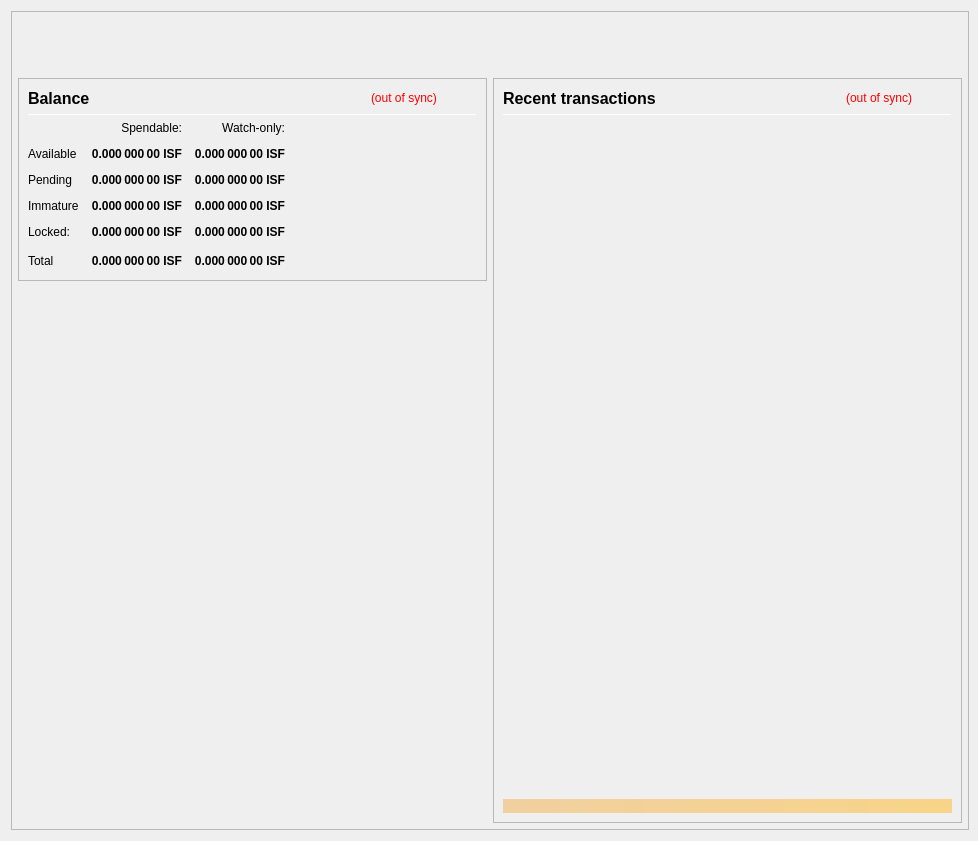
<?xml version="1.0" encoding="UTF-8"?>
<ui version="4.0">
 <class>OverviewPage</class>
 <widget class="QWidget" name="OverviewPage">
  <property name="geometry">
   <rect>
    <x>0</x>
    <y>0</y>
    <width>978</width>
    <height>841</height>
   </rect>
  </property>
  <property name="minimumSize">
   <size>
    <width>960</width>
    <height>682</height>
   </size>
  </property>
  <property name="font">
   <font>
    <weight>50</weight>
    <bold>false</bold>
   </font>
  </property>
  <property name="windowTitle">
   <string>Form</string>
  </property>
  <layout class="QVBoxLayout" name="topLayout" stretch="0">
   <property name="rightMargin">
    <number>9</number>
   </property>
   <item>
    <widget class="QFrame" name="frame_BG">
     <property name="minimumSize">
      <size>
       <width>850</width>
       <height>610</height>
      </size>
     </property>
     <property name="maximumSize">
      <size>
       <width>16777215</width>
       <height>16777215</height>
      </size>
     </property>
     <property name="frameShape">
      <enum>QFrame::StyledPanel</enum>
     </property>
     <property name="frameShadow">
      <enum>QFrame::Raised</enum>
     </property>
     <layout class="QVBoxLayout" name="verticalLayout_3" stretch="0">
      <property name="leftMargin">
       <number>0</number>
      </property>
      <property name="topMargin">
       <number>0</number>
      </property>
      <property name="rightMargin">
       <number>0</number>
      </property>
      <property name="bottomMargin">
       <number>6</number>
      </property>
      <item>
       <layout class="QVBoxLayout" name="verticalLayout_Master" stretch="0,1">
        <property name="leftMargin">
         <number>0</number>
        </property>
        <property name="topMargin">
         <number>0</number>
        </property>
        <property name="rightMargin">
         <number>0</number>
        </property>
        <property name="bottomMargin">
         <number>0</number>
        </property>
        <item>
         <widget class="QFrame" name="frame_Header">
          <layout class="QVBoxLayout" name="verticalLayout_Header" stretch="0">
           <property name="leftMargin">
            <number>0</number>
           </property>
           <property name="topMargin">
            <number>0</number>
           </property>
           <property name="rightMargin">
            <number>0</number>
           </property>
           <property name="bottomMargin">
            <number>0</number>
           </property>
           <item>
            <layout class="QHBoxLayout" name="horizontalLayout_Header" stretch="1,0">
             <property name="spacing">
              <number>6</number>
             </property>
             <item>
              <spacer name="horizontalSpacer_Header">
               <property name="orientation">
                <enum>Qt::Horizontal</enum>
               </property>
               <property name="sizeHint" stdset="0">
                <size>
                 <width>40</width>
                 <height>20</height>
                </size>
               </property>
              </spacer>
             </item>
             <item>
              <widget class="QLabel" name="labelOverviewHeaderRight">
               <property name="minimumSize">
                <size>
                 <width>464</width>
                 <height>60</height>
                </size>
               </property>
               <property name="maximumSize">
                <size>
                 <width>16777215</width>
                 <height>60</height>
                </size>
               </property>
               <property name="font">
                <font>
                 <pointsize>14</pointsize>
                </font>
               </property>
               <property name="text">
                <string/>
               </property>
               <property name="alignment">
                <set>Qt::AlignRight|Qt::AlignTrailing|Qt::AlignVCenter</set>
               </property>
              </widget>
             </item>
            </layout>
           </item>
          </layout>
         </widget>
        </item>
        <item>
         <widget class="QFrame" name="frame_Content">
          <layout class="QVBoxLayout" name="verticalLayout_Content">
           <property name="leftMargin">
            <number>6</number>
           </property>
           <property name="topMargin">
            <number>0</number>
           </property>
           <property name="rightMargin">
            <number>6</number>
           </property>
           <property name="bottomMargin">
            <number>0</number>
           </property>
           <item>
            <layout class="QHBoxLayout" name="horizontalLayout_Content" stretch="1,1">
             <property name="spacing">
              <number>6</number>
             </property>
             <item>
              <layout class="QVBoxLayout" name="verticalLayout_left" stretch="0,0">
               <item>
                <widget class="QFrame" name="frameBalances">
                 <property name="frameShape">
                  <enum>QFrame::StyledPanel</enum>
                 </property>
                 <property name="frameShadow">
                  <enum>QFrame::Raised</enum>
                 </property>
                 <layout class="QVBoxLayout" name="verticalLayout_4">
                  <item>
                   <layout class="QHBoxLayout" name="hlBalancesHeader" stretch="2,0,0">
                    <property name="spacing">
                     <number>6</number>
                    </property>
                    <item>
                     <widget class="QLabel" name="labelBalances">
                      <property name="minimumSize">
                       <size>
                        <width>0</width>
                        <height>0</height>
                       </size>
                      </property>
                      <property name="font">
                       <font>
                        <pointsize>12</pointsize>
                        <weight>75</weight>
                        <bold>true</bold>
                       </font>
                      </property>
                      <property name="text">
                       <string>Balance</string>
                      </property>
                     </widget>
                    </item>
                    <item>
                     <widget class="QLabel" name="labelWalletStatus">
                      <property name="cursor">
                       <cursorShape>WhatsThisCursor</cursorShape>
                      </property>
                      <property name="toolTip">
                       <string>The displayed information may be out of date. Your wallet automatically synchronizes with the Insifa network after a connection is established, but this process has not completed yet.</string>
                      </property>
                      <property name="styleSheet">
                       <string notr="true">QLabel { color: red; }</string>
                      </property>
                      <property name="text">
                       <string notr="true">(out of sync)</string>
                      </property>
                      <property name="alignment">
                       <set>Qt::AlignLeading|Qt::AlignLeft|Qt::AlignVCenter</set>
                      </property>
                     </widget>
                    </item>
                    <item>
                     <spacer name="hsBalancesHeader">
                      <property name="orientation">
                       <enum>Qt::Horizontal</enum>
                      </property>
                      <property name="sizeHint" stdset="0">
                       <size>
                        <width>40</width>
                        <height>20</height>
                       </size>
                      </property>
                     </spacer>
                    </item>
                   </layout>
                  </item>
                  <item>
                   <widget class="Line" name="lineBalances">
                    <property name="minimumSize">
                     <size>
                      <width>0</width>
                      <height>1</height>
                     </size>
                    </property>
                    <property name="maximumSize">
                     <size>
                      <width>16777215</width>
                      <height>1</height>
                     </size>
                    </property>
                    <property name="orientation">
                     <enum>Qt::Horizontal</enum>
                    </property>
                   </widget>
                  </item>
                  <item>
                   <layout class="QGridLayout" name="gridLayout">
                    <property name="spacing">
                     <number>12</number>
                    </property>
                    <item row="0" column="1">
                     <widget class="QLabel" name="labelSpendable">
                      <property name="text">
                       <string>Spendable:</string>
                      </property>
                      <property name="alignment">
                       <set>Qt::AlignRight|Qt::AlignTrailing|Qt::AlignVCenter</set>
                      </property>
                     </widget>
                    </item>
                    <item row="0" column="2">
                     <widget class="QLabel" name="labelWatchonly">
                      <property name="text">
                       <string>Watch-only:</string>
                      </property>
                      <property name="alignment">
                       <set>Qt::AlignRight|Qt::AlignTrailing|Qt::AlignVCenter</set>
                      </property>
                     </widget>
                    </item>
                    <item row="1" column="0">
                     <widget class="QLabel" name="labelAvailableText">
                      <property name="text">
                       <string>Available</string>
                      </property>
                      <property name="textInteractionFlags">
                       <set>Qt::NoTextInteraction</set>
                      </property>
                     </widget>
                    </item>
                    <item row="1" column="1">
                     <widget class="QLabel" name="labelAvailable">
                      <property name="font">
                       <font>
                        <weight>75</weight>
                        <bold>true</bold>
                       </font>
                      </property>
                      <property name="cursor">
                       <cursorShape>ArrowCursor</cursorShape>
                      </property>
                      <property name="toolTip">
                       <string>Your current spendable balance</string>
                      </property>
                      <property name="text">
                       <string notr="true">0.000 000 00 ISF</string>
                      </property>
                      <property name="alignment">
                       <set>Qt::AlignRight|Qt::AlignTrailing|Qt::AlignVCenter</set>
                      </property>
                      <property name="textInteractionFlags">
                       <set>Qt::NoTextInteraction</set>
                      </property>
                     </widget>
                    </item>
                    <item row="1" column="2">
                     <widget class="QLabel" name="labelWatchAvailable">
                      <property name="font">
                       <font>
                        <weight>75</weight>
                        <bold>true</bold>
                       </font>
                      </property>
                      <property name="cursor">
                       <cursorShape>ArrowCursor</cursorShape>
                      </property>
                      <property name="toolTip">
                       <string>Your current balance in watch-only addresses</string>
                      </property>
                      <property name="text">
                       <string notr="true">0.000 000 00 ISF</string>
                      </property>
                      <property name="alignment">
                       <set>Qt::AlignRight|Qt::AlignTrailing|Qt::AlignVCenter</set>
                      </property>
                      <property name="textInteractionFlags">
                       <set>Qt::NoTextInteraction</set>
                      </property>
                     </widget>
                    </item>
                    <item row="2" column="0">
                     <widget class="QLabel" name="labelPendingText">
                      <property name="text">
                       <string>Pending</string>
                      </property>
                      <property name="textInteractionFlags">
                       <set>Qt::NoTextInteraction</set>
                      </property>
                     </widget>
                    </item>
                    <item row="2" column="1">
                     <widget class="QLabel" name="labelPending">
                      <property name="font">
                       <font>
                        <weight>75</weight>
                        <bold>true</bold>
                       </font>
                      </property>
                      <property name="cursor">
                       <cursorShape>ArrowCursor</cursorShape>
                      </property>
                      <property name="toolTip">
                       <string>Total of transactions that have yet to be confirmed, and do not yet count toward the spendable balance</string>
                      </property>
                      <property name="text">
                       <string notr="true">0.000 000 00 ISF</string>
                      </property>
                      <property name="alignment">
                       <set>Qt::AlignRight|Qt::AlignTrailing|Qt::AlignVCenter</set>
                      </property>
                      <property name="textInteractionFlags">
                       <set>Qt::NoTextInteraction</set>
                      </property>
                     </widget>
                    </item>
                    <item row="2" column="2">
                     <widget class="QLabel" name="labelWatchPending">
                      <property name="font">
                       <font>
                        <weight>75</weight>
                        <bold>true</bold>
                       </font>
                      </property>
                      <property name="cursor">
                       <cursorShape>ArrowCursor</cursorShape>
                      </property>
                      <property name="toolTip">
                       <string>Unconfirmed transactions to watch-only addresses</string>
                      </property>
                      <property name="text">
                       <string notr="true">0.000 000 00 ISF</string>
                      </property>
                      <property name="alignment">
                       <set>Qt::AlignRight|Qt::AlignTrailing|Qt::AlignVCenter</set>
                      </property>
                      <property name="textInteractionFlags">
                       <set>Qt::NoTextInteraction</set>
                      </property>
                     </widget>
                    </item>
                    <item row="3" column="0">
                     <widget class="QLabel" name="labelImmatureText">
                      <property name="text">
                       <string>Immature</string>
                      </property>
                      <property name="textInteractionFlags">
                       <set>Qt::NoTextInteraction</set>
                      </property>
                     </widget>
                    </item>
                    <item row="3" column="1">
                     <widget class="QLabel" name="labelImmature">
                      <property name="font">
                       <font>
                        <weight>75</weight>
                        <bold>true</bold>
                       </font>
                      </property>
                      <property name="cursor">
                       <cursorShape>ArrowCursor</cursorShape>
                      </property>
                      <property name="toolTip">
                       <string>Staked or masternode rewards that has not yet matured</string>
                      </property>
                      <property name="text">
                       <string notr="true">0.000 000 00 ISF</string>
                      </property>
                      <property name="alignment">
                       <set>Qt::AlignRight|Qt::AlignTrailing|Qt::AlignVCenter</set>
                      </property>
                      <property name="textInteractionFlags">
                       <set>Qt::NoTextInteraction</set>
                      </property>
                     </widget>
                    </item>
                    <item row="3" column="2">
                     <widget class="QLabel" name="labelWatchImmature">
                      <property name="font">
                       <font>
                        <weight>75</weight>
                        <bold>true</bold>
                       </font>
                      </property>
                      <property name="cursor">
                       <cursorShape>ArrowCursor</cursorShape>
                      </property>
                      <property name="toolTip">
                       <string>Staked or masternode rewards in watch-only addresses that has not yet matured</string>
                      </property>
                      <property name="text">
                       <string notr="true">0.000 000 00 ISF</string>
                      </property>
                      <property name="alignment">
                       <set>Qt::AlignRight|Qt::AlignTrailing|Qt::AlignVCenter</set>
                      </property>
                      <property name="textInteractionFlags">
                       <set>Qt::NoTextInteraction</set>
                      </property>
                     </widget>
                    </item>
                    <item row="4" column="0">
                     <widget class="QLabel" name="labelLockedText">
                      <property name="toolTip">
                       <string>Locked ISF or Masternode collaterals.</string>
                      </property>
                      <property name="text">
                       <string>Locked:</string>
                      </property>
                     </widget>
                    </item>
                    <item row="4" column="1">
                     <widget class="QLabel" name="labelLocked">
                      <property name="font">
                       <font>
                        <weight>75</weight>
                        <bold>true</bold>
                       </font>
                      </property>
                      <property name="cursor">
                       <cursorShape>ArrowCursor</cursorShape>
                      </property>
                      <property name="toolTip">
                       <string>Locked ISF or Masternode collaterals.</string>
                      </property>
                      <property name="text">
                       <string notr="true">0.000 000 00 ISF</string>
                      </property>
                      <property name="alignment">
                       <set>Qt::AlignRight|Qt::AlignTrailing|Qt::AlignVCenter</set>
                      </property>
                      <property name="textInteractionFlags">
                       <set>Qt::NoTextInteraction</set>
                      </property>
                     </widget>
                    </item>
                    <item row="4" column="2">
                     <widget class="QLabel" name="labelWatchLocked">
                      <property name="font">
                       <font>
                        <weight>75</weight>
                        <bold>true</bold>
                       </font>
                      </property>
                      <property name="cursor">
                       <cursorShape>ArrowCursor</cursorShape>
                      </property>
                      <property name="toolTip">
                       <string>Current locked balance in watch-only addresses</string>
                      </property>
                      <property name="text">
                       <string notr="true">0.000 000 00 ISF</string>
                      </property>
                      <property name="alignment">
                       <set>Qt::AlignRight|Qt::AlignTrailing|Qt::AlignVCenter</set>
                      </property>
                      <property name="textInteractionFlags">
                       <set>Qt::NoTextInteraction</set>
                      </property>
                     </widget>
                    </item>
                    <item row="5" column="0">
                     <widget class="QLabel" name="labelTotalText">
                      <property name="text">
                       <string>Total</string>
                      </property>
                      <property name="textInteractionFlags">
                       <set>Qt::NoTextInteraction</set>
                      </property>
                     </widget>
                    </item>
                    <item row="5" column="1">
                     <widget class="QLabel" name="labelTotal">
                      <property name="font">
                       <font>
                        <weight>75</weight>
                        <bold>true</bold>
                       </font>
                      </property>
                      <property name="cursor">
                       <cursorShape>ArrowCursor</cursorShape>
                      </property>
                      <property name="toolTip">
                       <string>Your current total balance</string>
                      </property>
                      <property name="text">
                       <string notr="true">0.000 000 00 ISF</string>
                      </property>
                      <property name="alignment">
                       <set>Qt::AlignRight|Qt::AlignTrailing|Qt::AlignVCenter</set>
                      </property>
                      <property name="textInteractionFlags">
                       <set>Qt::NoTextInteraction</set>
                      </property>
                     </widget>
                    </item>
                    <item row="5" column="2">
                     <widget class="QLabel" name="labelWatchTotal">
                      <property name="font">
                       <font>
                        <weight>75</weight>
                        <bold>true</bold>
                       </font>
                      </property>
                      <property name="cursor">
                       <cursorShape>ArrowCursor</cursorShape>
                      </property>
                      <property name="toolTip">
                       <string>Current total balance in watch-only addresses</string>
                      </property>
                      <property name="text">
                       <string notr="true">0.000 000 00 ISF</string>
                      </property>
                      <property name="alignment">
                       <set>Qt::AlignRight|Qt::AlignTrailing|Qt::AlignVCenter</set>
                      </property>
                      <property name="textInteractionFlags">
                       <set>Qt::NoTextInteraction</set>
                      </property>
                     </widget>
                    </item>
                    <item row="5" column="3">
                     <spacer name="hsBalances">
                      <property name="orientation">
                       <enum>Qt::Horizontal</enum>
                      </property>
                      <property name="sizeHint" stdset="0">
                       <size>
                        <width>40</width>
                        <height>20</height>
                       </size>
                      </property>
                     </spacer>
                    </item>
                   </layout>
                  </item>
                 </layout>
                </widget>
               </item>
               <item>
                <spacer name="verticalSpacer">
                 <property name="orientation">
                  <enum>Qt::Vertical</enum>
                 </property>
                 <property name="sizeHint" stdset="0">
                  <size>
                   <width>20</width>
                   <height>40</height>
                  </size>
                 </property>
                </spacer>
               </item>
              </layout>
             </item>
             <item>
              <layout class="QVBoxLayout" name="verticalLayout_right" stretch="1">
               <item>
                <widget class="QFrame" name="frame_RecentTransactions">
                 <property name="minimumSize">
                  <size>
                   <width>0</width>
                   <height>0</height>
                  </size>
                 </property>
                 <property name="frameShape">
                  <enum>QFrame::StyledPanel</enum>
                 </property>
                 <property name="frameShadow">
                  <enum>QFrame::Raised</enum>
                 </property>
                 <layout class="QVBoxLayout" name="verticalLayout_1" stretch="0,0,0,0,0">
                  <item>
                   <layout class="QHBoxLayout" name="horizontalLayout_2" stretch="2,0,0">
                    <property name="spacing">
                     <number>3</number>
                    </property>
                    <item>
                     <widget class="QLabel" name="labelRecentTransactions">
                      <property name="minimumSize">
                       <size>
                        <width>0</width>
                        <height>20</height>
                       </size>
                      </property>
                      <property name="font">
                       <font>
                        <pointsize>12</pointsize>
                        <weight>75</weight>
                        <bold>true</bold>
                       </font>
                      </property>
                      <property name="text">
                       <string>Recent transactions</string>
                      </property>
                     </widget>
                    </item>
                    <item>
                     <widget class="QLabel" name="labelTransactionsStatus">
                      <property name="cursor">
                       <cursorShape>WhatsThisCursor</cursorShape>
                      </property>
                      <property name="toolTip">
                       <string>The displayed information may be out of date. Your wallet automatically synchronizes with the Insifa network after a connection is established, but this process has not completed yet.</string>
                      </property>
                      <property name="styleSheet">
                       <string notr="true">QLabel { color: red; }</string>
                      </property>
                      <property name="text">
                       <string notr="true">(out of sync)</string>
                      </property>
                      <property name="alignment">
                       <set>Qt::AlignRight|Qt::AlignTrailing|Qt::AlignVCenter</set>
                      </property>
                     </widget>
                    </item>
                    <item>
                     <spacer name="horizontalSpacer">
                      <property name="orientation">
                       <enum>Qt::Horizontal</enum>
                      </property>
                      <property name="sizeHint" stdset="0">
                       <size>
                        <width>40</width>
                        <height>20</height>
                       </size>
                      </property>
                     </spacer>
                    </item>
                   </layout>
                  </item>
                  <item>
                   <widget class="Line" name="line">
                    <property name="minimumSize">
                     <size>
                      <width>0</width>
                      <height>1</height>
                     </size>
                    </property>
                    <property name="maximumSize">
                     <size>
                      <width>16777215</width>
                      <height>1</height>
                     </size>
                    </property>
                    <property name="orientation">
                     <enum>Qt::Horizontal</enum>
                    </property>
                   </widget>
                  </item>
                  <item>
                   <widget class="QListView" name="listTransactions">
                    <property name="minimumSize">
                     <size>
                      <width>0</width>
                      <height>0</height>
                     </size>
                    </property>
                    <property name="styleSheet">
                     <string notr="true">QListView { background: transparent; }</string>
                    </property>
                    <property name="frameShape">
                     <enum>QFrame::NoFrame</enum>
                    </property>
                    <property name="verticalScrollBarPolicy">
                     <enum>Qt::ScrollBarAlwaysOff</enum>
                    </property>
                    <property name="horizontalScrollBarPolicy">
                     <enum>Qt::ScrollBarAlwaysOff</enum>
                    </property>
                    <property name="selectionMode">
                     <enum>QAbstractItemView::NoSelection</enum>
                    </property>
                   </widget>
                  </item>
                  <item>
                   <spacer name="verticalSpacer_2">
                    <property name="orientation">
                     <enum>Qt::Vertical</enum>
                    </property>
                    <property name="sizeType">
                     <enum>QSizePolicy::Expanding</enum>
                    </property>
                    <property name="sizeHint" stdset="0">
                     <size>
                      <width>20</width>
                      <height>40</height>
                     </size>
                    </property>
                   </spacer>
                  </item>
                  <item>
                   <widget class="QLabel" name="labelAlerts">
                    <property name="maximumSize">
                     <size>
                      <width>16777215</width>
                      <height>16777215</height>
                     </size>
                    </property>
                    <property name="styleSheet">
                     <string notr="true">background-color: qlineargradient(x1: 0, y1: 0, x2: 1, y2: 0, stop:0 #F0D0A0, stop:1 #F8D488); color:#000000;</string>
                    </property>
                    <property name="text">
                     <string/>
                    </property>
                    <property name="wordWrap">
                     <bool>true</bool>
                    </property>
                    <property name="margin">
                     <number>3</number>
                    </property>
                   </widget>
                  </item>
                 </layout>
                </widget>
               </item>
              </layout>
             </item>
            </layout>
           </item>
          </layout>
         </widget>
        </item>
       </layout>
      </item>
     </layout>
    </widget>
   </item>
  </layout>
 </widget>
 <resources/>
 <connections/>
</ui>
